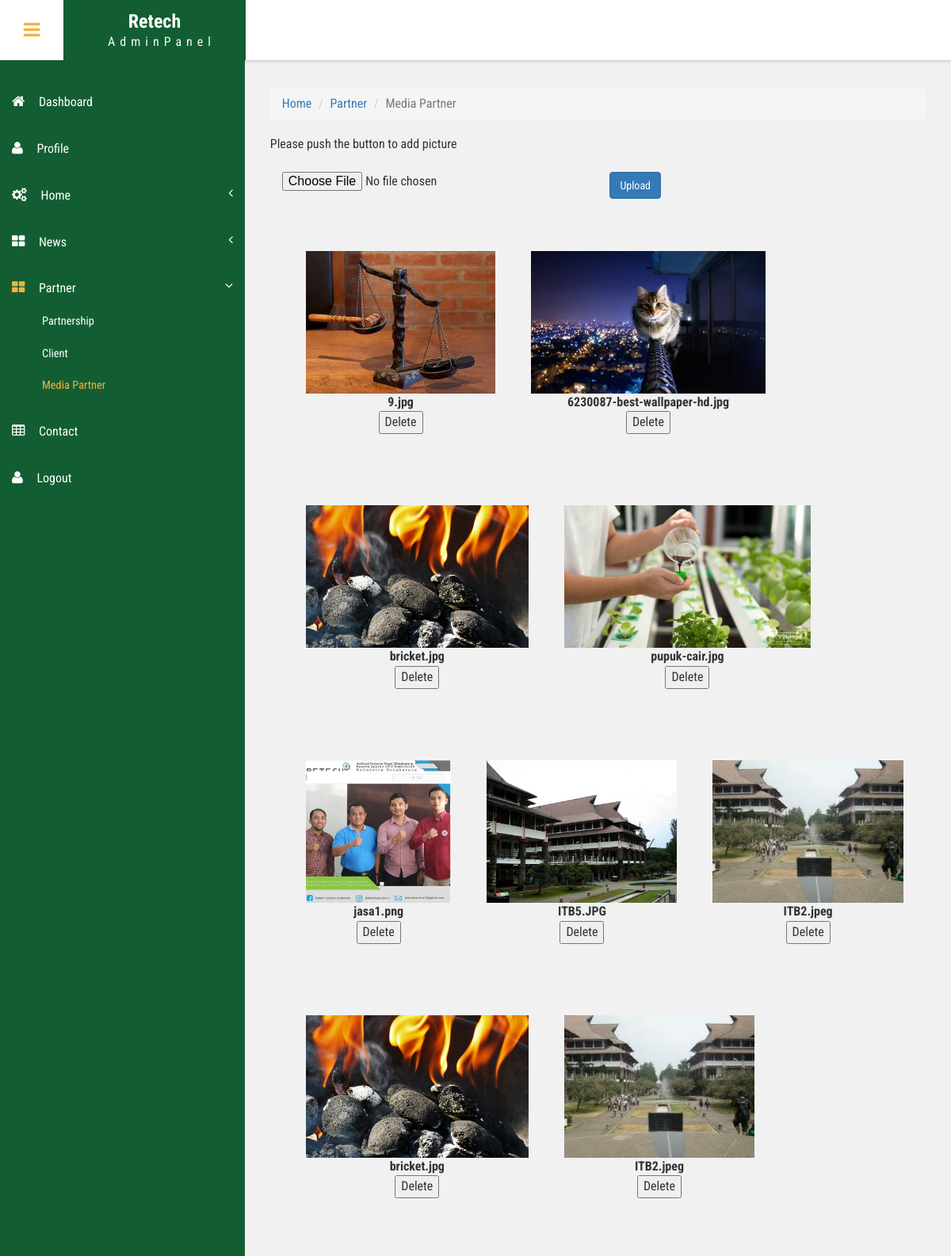
Page /ADMIN/partner.php on the committed database.
### tables this page shows
CREATE TABLE `dtimage` (
  `id_image` int(11) NOT NULL,
  `nama_image` varchar(30) NOT NULL,
  `kategori` varchar(200) NOT NULL
);

### ADMIN/partner.php (the view, shortened to what this page needs)
<!DOCTYPE HTML>
<html>
<head>
<link href="css/bootstrap.css" rel='stylesheet' type='text/css' />
<link href="css/style.css" rel='stylesheet' type='text/css' />
<link href="css/font-awesome.css" rel="stylesheet">
<link href="css/animate.css" rel="stylesheet" type="text/css" media="all">
<link href="css/custom.css" rel="stylesheet">
</head>
<body class="cbp-spmenu-push">
	<div class="main-content">
		<div class=" sidebar" role="navigation">
      		<div class="navbar-collapse">
			  <div class="navbar-collapse">
				<nav class="cbp-spmenu cbp-spmenu-vertical cbp-spmenu-left" id="cbp-spmenu-s1">
					<ul class="nav" id="side-menu">
						<li>
							<a href="admin.php"><i class="fa fa-home nav_icon"></i>Dashboard</a>
						</li>
						<li>
							<a href="profile.php"><i class="fa fa-user nav_icon"></i>Profile</a>
						</li>
						<li>
							<a href="#"><i class="fa fa-cogs nav_icon"></i>Home<span class="fa arrow"></span></a>
						</li>
						<li>
							<a href="#"><i class="fa fa-th-large nav_icon"></i>News<span class="fa arrow"></span></a>
						</li>
						<li>
							<a href="#"><i class="fa fa-th-large nav_icon"></i>Partner<span class="fa arrow"></span></a>
							<ul class="nav nav-second-level collapse">
								<li>
									<a href="partnership.php">Partnership</a>
								</li>
								<li>
									<a href="client.php">Client</a>
								</li>
								<li>
									<a href="partner.php">Media Partner</a>
								</li>
							</ul>
						</li>
						<li>
							<a href="contact.php"><i class="fa fa-table nav_icon"></i>Contact</a>
						</li>
						<li>
							<a href="logout.php"><i class="fa fa-user circle nav_icon"></i>Logout</a>
						</li>
					</ul>
				</nav>
			</div>
		</div>
		<div class="sticky-header header-section ">
			<div class="header-left">
				<button id="showLeftPush"><i class="fa fa-bars"></i></button>
				<div class="logo">
					<a href="admin.php">
						<h1>Retech</h1>
						<span>AdminPanel</span>
					</a>
				</div>
			</div>
		</div>
		<div id="page-wrapper">
			<div class="main-page">
				<div class="panel-head">
					<ol class="breadcrumb">
                        <li><a href="admin.php">Home</a></li>
                        <li><a href="partnership.php">Partner</a></li>
						<li class="active">Media Partner</li>
					</ol>
				</div>
				<form action="proses_upload_mediapartner.php" enctype="multipart/form-data" method="post" name="form" onsubmit="return(validasi());">
					<p>Please push the button to add picture</p><Br>
						<div class="col-md-6">
							<input type="file" name="myFile" class="filestyle" data-icon="false">
						</div>
						<div class="col-md-2">
							<input type="submit" name="upload" class="btn btn-primary" value="Upload">
						</div>
				</form>
				<hr width=100%>
				<?php
			  include("../config.php");
				$sql = $conn->query("SELECT * FROM dtimage WHERE kategori='partner'");
				if($sql->num_rows > 0) {
						while($data = $sql->fetch_array()) {
						echo '<table style="float:left; margin-left:45px; margin-top:45px; margin-bottom:45px;" >
									<tr>
									<td align="center">
									<img src="image/'.$data['nama_image'].'" "width=240px; height=180px;"/>
									<td>
									</tr>
									<tr>
									<td align="center"><strong>'.$data['nama_image'].'</strong></td>
									</tr>
									<tr>
									<td align="center">
									<form action = "hapus_image_mediapartner.php" method = "GET">
										<input type = "hidden" name = "nama_image" value = "'.$data["nama_image"].'">
						  			<input type = "hidden" name = "id_image" value = "'.$data["id_image"].'">
						  			<input type = "submit" name = "tombol2" value = "Delete" class = "delete"
						  			onclick="return tanya('. $data["nama_image"].')">
						  		</form>
									</td>
									</tr>
									</table>';
						}
					} else {
						echo 'maaf, belum ada gambar';
						}
				?>
				</div>
				<div class="clearfix"> </div>
			</div>
</body>
</html>

### ADMIN/css/style.css (style rules this page uses)
h4, h5, h6, h1, h2, h3 { margin: 0; }
ul, ol { margin: 0; }
p { margin: 0; }
html, body { font-family: 'Roboto Condensed', sans-serif; font-size: 100%; overflow-x: hidden; background: #fff; }
body a { transition: 0.5s all ease; -webkit-transition: 0.5s all ease; -moz-transition: 0.5s all ease; -o-transition: 0.5s all ease; -ms-transition: 0.5s all ease; text-decoration:none; }
h1,h2,h3,h4,h5,h6 { margin:0; }
p { margin:0; }
ul,label { margin:0; padding:0; }
.main-content { position: relative; }
.sticky-header { position: fixed; top: 0; left:0px; width: 100%; z-index: 100; }
.header-section { background:#FFF; box-shadow: 1px 1px 4px rgba(0, 0, 0, 0.21); -webkit-box-shadow: 1px 1px 4px rgba(0, 0, 0, 0.21); -moz-box-shadow: 1px 1px 4px rgba(0, 0, 0, 0.21); -o-box-shadow: 1px 1px 4px rgba(0, 0, 0, 0.21); }
.header-section::after { clear: both; display: block; content: ''; }
.header-left { float: left; width: 45%; }
button#showLeftPush { font-size: 1.5em; width: 80px; padding: 0.87em 0; text-align: center; cursor: pointer; float: left; color: #6F6F6F; -moz-transition: all 0.2s ease-out 0s; -webkit-transition: all 0.2s ease-out 0s; transition: all 0.2s ease-out 0s; border: none; background-color: #fff; outline:none; }
.cbp-spmenu { position: fixed; }
.cbp-spmenu-vertical { width: 309px; height: 100%; top: 76px; z-index: 1000; background-color:#125e32; padding: 2em 0; }
.cbp-spmenu-left { left: 0; }
.cbp-spmenu-push { overflow-x: hidden; position: relative; }
.cbp-spmenu, .cbp-spmenu-push { -webkit-transition: all 0.3s ease; -moz-transition: all 0.3s ease; transition: all 0.3s ease; }
.cbp-spmenu-push div#page-wrapper { margin: 0 0 0 19.3em; transition:.5s all; -webkit-transition:.5s all; -moz-transition:.5s all; }
.sidebar ul li { margin-bottom: 1em; }
.sidebar ul li a { color: #FFFFFF; font-size: 1em; }
.sidebar .arrow { float: right; }
i.nav_icon { margin-right: 1em; font-size: 1.1em; }
.fa { display: inline-block; font-family: FontAwesome; font-style: normal; font-weight: normal; line-height: 1; -webkit-font-smoothing: antialiased; -moz-osx-font-smoothing: grayscale; }
.logo { background: #125e32; text-align: center; float: left; width: 230px; }
.logo a { padding: 0.8em 3.5em .7em; display: block; text-decoration: none; }
.logo a h1 { color: #fff; font-size: 1.5em; line-height: 1.2em; font-weight: 700; }
.logo a span { color: #F8F8F8; text-align: center; letter-spacing: 6px; }
.sidebar .nav-second-level li a.active ,.sidebar ul li a.active { color: #F2B33F; }
li.active a i, .act a i { color: #F2B33F; }

### ADMIN/css/custom.css (style rules this page uses)
#page-wrapper { padding:7em 2em 2.5em; background-color: #F1F1F1; }
.sidebar .arrow { float: right; }
.sidebar .fa.arrow:before { content: "\f104"; }
.sidebar .active>a>.fa.arrow:before { content: "\f107"; }
.sidebar .nav-second-level li, .sidebar .nav-third-level li { border-bottom: 0!important; margin-bottom: 0; }
.sidebar .nav-second-level li a { padding-left: 53px; font-size: .9em; }

### rows in the picture
dtimage: nama_image (picture), nama_image "9.jpg"
dtimage: nama_image (picture), nama_image "6230087-best-wallpaper-hd.jpg"
dtimage: nama_image (picture), nama_image "bricket.jpg"
dtimage: nama_image (picture), nama_image "pupuk-cair.jpg"
dtimage: nama_image (picture), nama_image "jasa1.png"
dtimage: nama_image (picture), nama_image "ITB5.JPG"
dtimage: nama_image (picture), nama_image "ITB2.jpeg"
dtimage: nama_image (picture), nama_image "bricket.jpg"
dtimage: nama_image (picture), nama_image "ITB2.jpeg"
